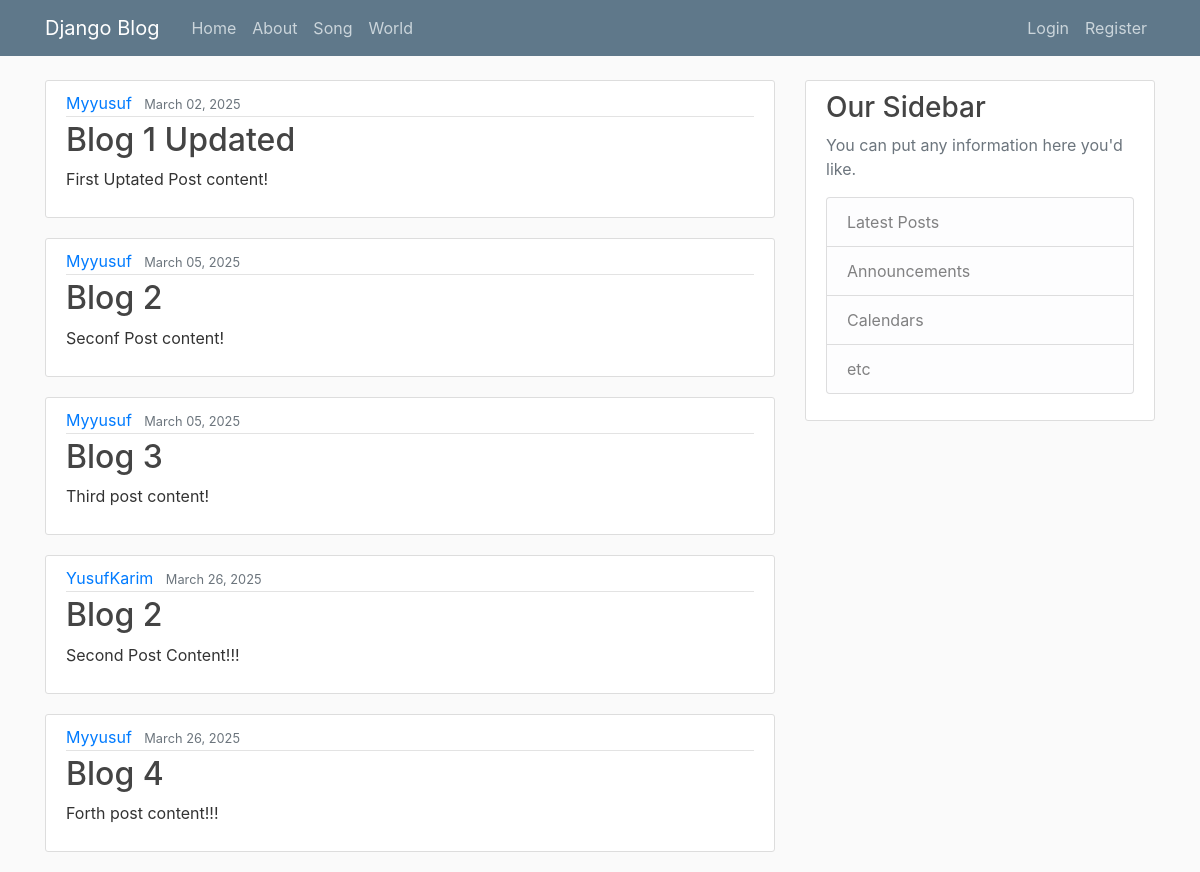
The page / on the database its author committed.
### Blog/models.py (models this page shows, shortened)
class Post(models.Model):
    title = models.CharField(max_length=100)
    content = models.TextField()
    data_posted = models.DateTimeField(default=timezone.now)
    author = models.ForeignKey(User, on_delete=models.CASCADE)

### Blog/views.py (the view)
# urls.py: path("", views.home, name="blog-home"),
def home(request):
    context = {
        "posting": Post.objects.all()
    }
    return render(request, "blog/home.html", context)

### Blog/Templates/blog/home.html
{% extends "blog/base.html" %}
{% block content %}
    {% for post in posting %}
    <article class="media content-section">
        <div class="media-body">
            <div class="article-metadata">
                <a class="mr-2" href="#">{{ post.author }}</a>
                <small class="text-muted">{{ post.data_posted|date:"F d, Y" }}</small>
            </div>
            <h2><a class="article-title" href="#">{{ post.title }}</a></h2>
            <p class="article-content">{{ post.content }}</p>
        </div>
    </article>
    {% endfor %}
{% endblock content %}

### Blog/Templates/blog/base.html (shortened to what this page needs)
{% load static %}
<!DOCTYPE html>
<html lang="en">
<head>
    <link rel="stylesheet" href="https://cdn.jsdelivr.net/npm/bootstrap@4.0.0/dist/css/bootstrap.min.css">
    <link rel="stylesheet" type="text/css" href="{% static 'blog/main.css' %}"/>
</head>
<body>
    <header class="site-header">
        <nav class="navbar navbar-expand-md navbar-dark bg-steel fixed-top">
          <div class="container">
            <a class="navbar-brand mr-4" href="{% url 'blog-home' %}">Django Blog</a>
            <div class="collapse navbar-collapse" id="navbarToggle">
              <div class="navbar-nav mr-auto">
                <a class="nav-item nav-link" href="{% url 'blog-home' %}">Home</a>
                <a class="nav-item nav-link" href="{% url 'blog-about' %}">About</a>
                <a class="nav-item nav-link" href="{% url 'Song' %}">Song</a>
                <a class="nav-item nav-link" href="{% url 'world' %}">World</a>
              </div>
              <div class="navbar-nav">
                {% if user.is_authenticated %}
                  <a class="nav-item nav-link" href="{% url 'logout' %}">Logout</a>
                {% else %}
                  <a class="nav-item nav-link" href="{% url 'login' %}">Login</a>
                  <a class="nav-item nav-link" href="{% url 'register' %}">Register</a>
                {% endif %}
              </div>
            </div>
        </nav>
      </header>
      <main role="main" class="container">
        <div class="row">
          <div class="col-md-8">
            {% block content %}{% endblock %}
          </div>
          <div class="col-md-4">
            <div class="content-section">
              <h3>Our Sidebar</h3>
              <p class='text-muted'>You can put any information here you'd like.
                <ul class="list-group">
                  <li class="list-group-item list-group-item-light">Latest Posts</li>
                  <li class="list-group-item list-group-item-light">Announcements</li>
                  <li class="list-group-item list-group-item-light">Calendars</li>
                  <li class="list-group-item list-group-item-light">etc</li>
                </ul>
              </p>
            </div>
          </div>
        </div>
      </main>
</body>
</html>

### Blog/Static/blog/main.css (style rules this page uses)
body { background: #fafafa; color: #333333; margin-top: 5rem; }
h1, h2, h3, h4, h5, h6 { color: #444444; }
ul { margin: 0; }
.bg-steel { background-color: #5f788a; }
.site-header .navbar-nav .nav-link { color: #cbd5db; }
.content-section { background: #ffffff; padding: 10px 20px; border: 1px solid #dddddd; border-radius: 3px; margin-bottom: 20px; }
.article-title { color: #444444; }
.article-content { white-space: pre-line; }
.article-metadata { padding-bottom: 1px; margin-bottom: 4px; border-bottom: 1px solid #e3e3e3 }

### rows shown on the page
Post: author "Myyusuf", data_posted "March 02, 2025", title "Blog 1 Updated", content "First Uptated Post content!"
Post: author "Myyusuf", data_posted "March 05, 2025", title "Blog 2", content "Seconf Post content!"
Post: author "Myyusuf", data_posted "March 05, 2025", title "Blog 3", content "Third post content!"
Post: author "YusufKarim", data_posted "March 26, 2025", title "Blog 2", content "Second Post Content!!!"
Post: author "Myyusuf", data_posted "March 26, 2025", title "Blog 4", content "Forth post content!!!"
